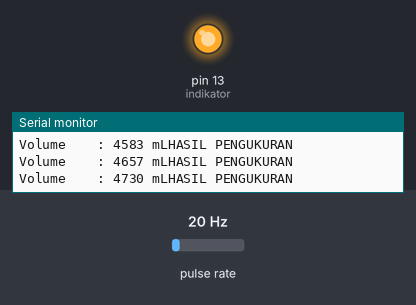
The sketch below on a simulated Arduino Uno, built with avr-gcc and run on an emulated ATmega328P. On the bench: output pins drawn as LEDs (lit = HIGH), the last lines printed to the serial monitor. Wiring (inferred from the names in the program): pulse sensor: data pin 2. Inputs (shaded band) come from the test bench; at power-on: pulse rate 20 Hz.

Above: at 6.5 s.
At 38.55 s:
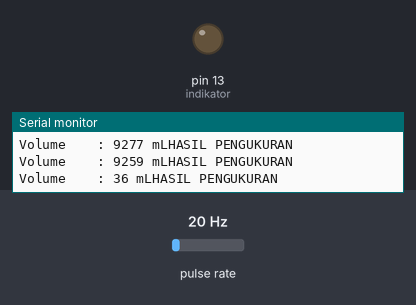
Timing chart, 0 to 49.9 s (numbered marks = the images above):
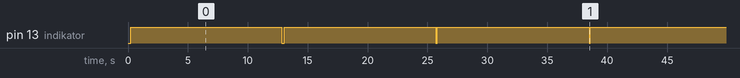

Measured:
- by itself, pin 13 (indikator): repeats every 38.4 s: LOW 0.20 s, 2 × (HIGH 12.7 s, LOW 0.10 s), HIGH 12.7 s

The sketch:

FlowSensor_v4.ino
```cpp
#include <Wire.h>

byte indikator = 13;
byte sensorInt = 0;
byte flowsensor = 2;
float konstanta = 4.5;
volatile byte pulseCount;
float debit;
unsigned int flowmlt;
unsigned long totalmlt;
unsigned long oldTime;

void setup()
{
Serial.begin(9600);
pinMode(indikator, OUTPUT);
//digitalWrite(indikator, HIGH);
pinMode(flowsensor, INPUT);
digitalWrite(flowsensor, HIGH);
pulseCount = 0;
debit = 0.0;
flowmlt = 0;
totalmlt = 0;
oldTime = 0;
attachInterrupt(sensorInt, pulseCounter, RISING);
}

void loop()
{
if((millis() - oldTime) > 100)
{
detachInterrupt(sensorInt);
debit = ((1000.0 / (millis() - oldTime)) * pulseCount) / konstanta;
oldTime = millis();
flowmlt = (debit / 60) * 1000;
totalmlt = flowmlt;
//unsigned int frac;
Serial.println("HASIL PENGUKURAN");

//Serial.print("Debit Air : ");
//Serial.print(int(debit));
//Serial.println(" L/min");

Serial.print("Volume    : ");
Serial.print(totalmlt);
Serial.print(" mL");

//pulseCount = 0;
attachInterrupt(sensorInt, pulseCounter, RISING);
}

}

void pulseCounter()
{
  if(totalmlt>=100){
  pulseCount++;
  digitalWrite(indikator, HIGH);

}
else{
  pulseCount++;
  digitalWrite(indikator, LOW);

}

//pulseCount =0;
}
```
